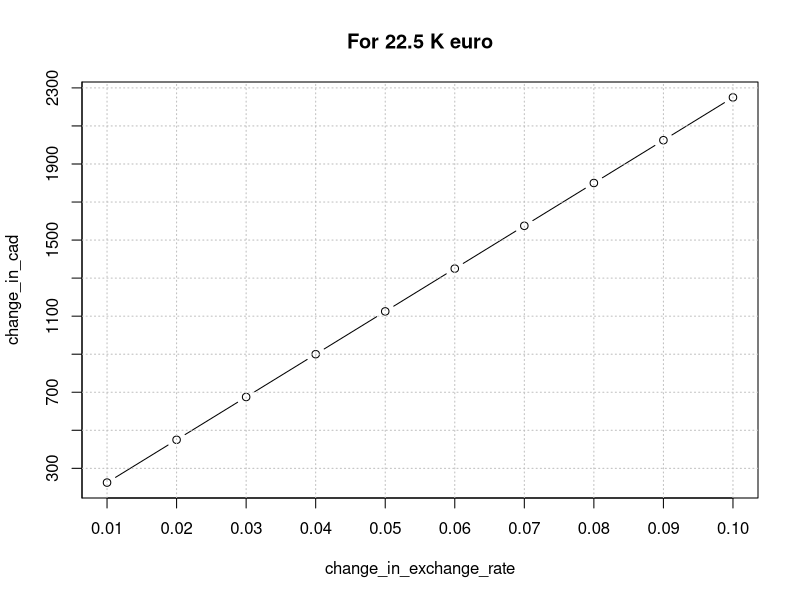

This chart was generated by the following R code:
# plot euro/cad change

change_in_exchange_rate=seq(0.01,0.1,0.01)

change_in_cad=22500*change_in_exchange_rate

plot(change_in_exchange_rate,change_in_cad,type="b", xaxt = "n",yaxt = "n", main="For 22.5 K euro")
atx=change_in_exchange_rate
aty=seq(100,2500,200)

axis(side = 1, at = atx)
axis(side = 2, at = aty)
abline(h=aty, v=atx, col="gray", lty=3)
